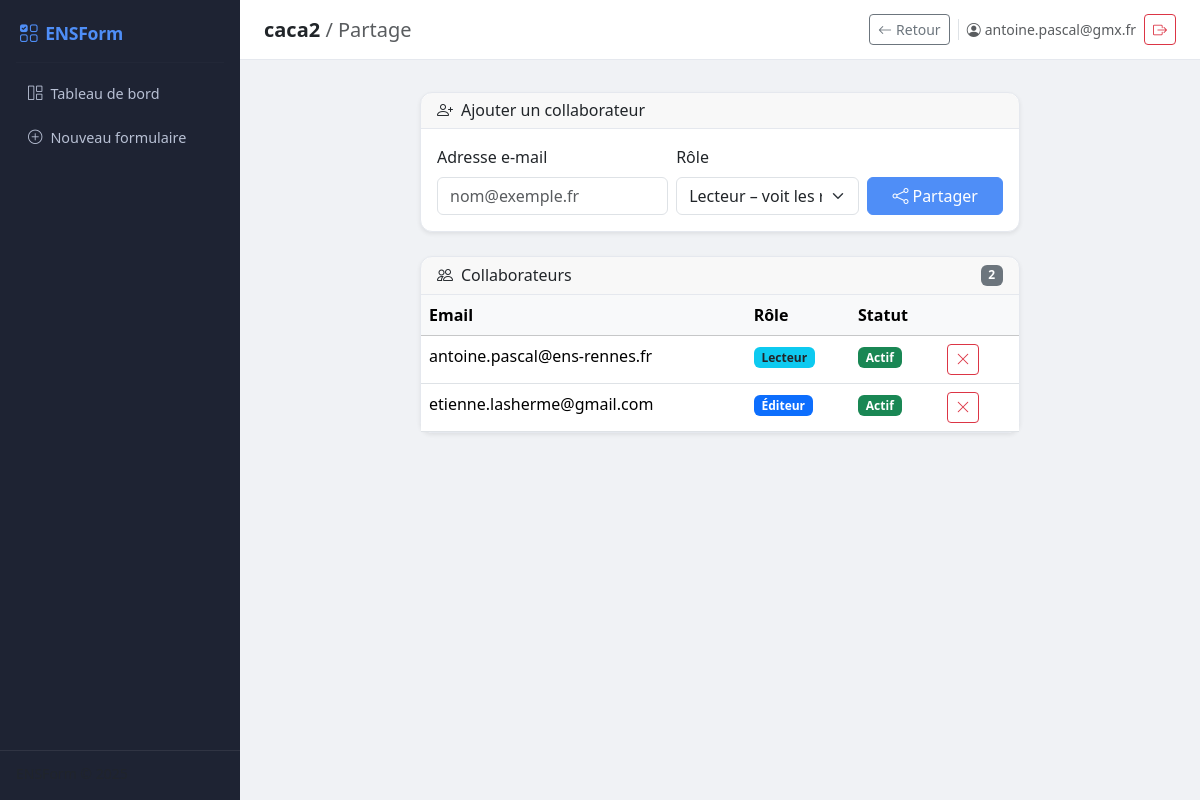
/admin/forms/2/share (signed in), run on the app's committed database.
### models.py (models this page shows, shortened)
class Form(db.Model):
    __tablename__ = "forms"
    id             = db.Column(db.Integer, primary_key=True)
    title          = db.Column(db.String(200), nullable=False)
    description    = db.Column(db.Text, default="")
    slug           = db.Column(db.String(200), nullable=False)
    public_id      = db.Column(db.String(10), unique=True, nullable=True)
    created_at     = db.Column(db.DateTime, default=datetime.utcnow)
    updated_at     = db.Column(db.DateTime, default=datetime.utcnow)
    is_published   = db.Column(db.Boolean, default=False)
    allow_multiple = db.Column(db.Boolean, default=True)
    owner_id       = db.Column(db.Integer, db.ForeignKey("admin_users.id"), nullable=True)
    owner          = db.relationship("AdminUser", backref="forms")
    questions    = db.relationship(
        "Question", back_populates="form",
        cascade="all, delete-orphan",
        order_by="Question.order", lazy=True,
    )
    responses    = db.relationship(
        "Response", back_populates="form",
        cascade="all, delete-orphan", lazy=True,
    )
    participants = db.relationship(
        "GroupParticipant", back_populates="form",
        cascade="all, delete-orphan", lazy=True,
    )

class AdminUser(UserMixin, db.Model):
    __tablename__ = "admin_users"
    id                = db.Column(db.Integer, primary_key=True)
    email             = db.Column(db.String(255), unique=True, nullable=False, index=True)
    password_hash     = db.Column(db.String(255), nullable=False)
    is_verified       = db.Column(db.Boolean, default=False, nullable=False)
    created_at        = db.Column(db.DateTime, default=lambda: datetime.now(timezone.utc), nullable=False)
    last_login_at     = db.Column(db.DateTime, nullable=True)
    verify_code_hash  = db.Column(db.String(255), nullable=True)
    verify_expires_at = db.Column(db.DateTime, nullable=True)
    verify_sent_at    = db.Column(db.DateTime, nullable=True)
    failed_attempts   = db.Column(db.Integer, default=0, nullable=False)
    locked_until      = db.Column(db.DateTime, nullable=True)
    @property
    def is_active(self):
        return self.is_verified

class FormShare(db.Model):
    __tablename__ = "form_shares"
    id         = db.Column(db.Integer, primary_key=True)
    form_id    = db.Column(db.Integer, db.ForeignKey("forms.id", ondelete="CASCADE"), nullable=False)
    user_id    = db.Column(db.Integer, db.ForeignKey("admin_users.id", ondelete="CASCADE"), nullable=True)
    email      = db.Column(db.String(255), nullable=False)
    role       = db.Column(db.String(20), nullable=False, default="reader")
    created_at = db.Column(db.DateTime, default=lambda: datetime.now(timezone.utc))
    form = db.relationship("Form", backref="shares")
    user = db.relationship("AdminUser")

### routes/api.py (the view)
@bp.route("/admin/forms/<int:form_id>/share")
@login_required
def admin_form_share(form_id):
    from flask import render_template
    form = get_form_with_access(form_id, "owner")
    shares = FormShare.query.filter_by(form_id=form_id).all()
    return render_template("admin/share.html", form=form, shares=shares)

### app.py (called while the page is built)
@login_manager.user_loader
def _load_user(user_id: str):
    return AdminUser.query.get(int(user_id))

### helpers.py (called while the page is built, shortened)
def _csrf_token() -> str:
    if "_csrf" not in session:
        session["_csrf"] = secrets.token_hex(32)
    return session["_csrf"]

def login_required(f):
    @wraps(f)
    def decorated(*args, **kwargs):
        if not current_app.config.get("AUTH_ENABLED", True):
            return f(*args, **kwargs)
        result = _flask_login_required(f)(*args, **kwargs)
        if current_user.is_authenticated and not current_user.is_verified:
            logout_user()
            session.clear()
            flash("Veuillez vérifier votre adresse e-mail.", "warning")
            return redirect(url_for("auth.auth_login"))
        return result
    return decorated

def user_form_role(form):
    if not current_app.config.get("AUTH_ENABLED", True):
        return "owner"
    if not current_user.is_authenticated:
        return None
    admin_id = os.environ.get("ADMIN_ID", "")
    if admin_id and current_user.email == admin_id:
        return "admin"
    if form.owner_id is None or form.owner_id == current_user.id:
        return "owner"

def get_form_with_access(form_id: int, min_role="reader"):
    form = Form.query.get_or_404(form_id)
    role = user_form_role(form)
    if role is None or _ROLE_LEVEL.get(role, -1) < _ROLE_LEVEL.get(min_role, 0):
        abort(403)
    return form

### templates/admin/share.html (shortened to what this page needs)
{% extends "base.html" %}
{% block topbar_title %}
  <h5 class="mb-0 fw-semibold">
    <a href="{{ url_for('admin.admin_form_builder', form_id=form.id) }}" class="text-decoration-none text-dark">{{ form.title }}</a>
    <span class="text-muted fw-normal">/ Partage</span>
  </h5>
{% endblock %}
{% block topbar_actions %}
  <a href="{{ url_for('admin.admin_form_builder', form_id=form.id) }}" class="btn btn-outline-secondary btn-sm">
    <i class="bi bi-arrow-left me-1"></i>Retour
  </a>
{% endblock %}
{% block content %}
<div class="row mt-3 justify-content-center">
  <div class="col-12 col-lg-8">
    <div class="card shadow-sm mb-4">
      <div class="card-header">
        <h6 class="mb-0"><i class="bi bi-person-plus me-2"></i>Ajouter un collaborateur</h6>
      </div>
      <div class="card-body">
        <div class="row g-2 align-items-end">
          <div class="col-12 col-md-5">
            <label class="form-label">Adresse e-mail</label>
            <input type="email" id="share-email" class="form-control" placeholder="nom@exemple.fr">
          </div>
          <div class="col-12 col-md-4">
            <label class="form-label">Rôle</label>
            <select id="share-role" class="form-select">
              <option value="reader">Lecteur – voit les réponses</option>
            </select>
          </div>
          <div class="col-12 col-md-3">
            <button id="btn-share-add" class="btn btn-primary w-100">
              <i class="bi bi-share me-1"></i>Partager
            </button>
          </div>
        </div>
      </div>
    </div>
    <div class="card shadow-sm">
      <div class="card-header d-flex justify-content-between align-items-center">
        <h6 class="mb-0"><i class="bi bi-people me-2"></i>Collaborateurs</h6>
        <span class="badge bg-secondary" id="share-count">{{ shares|length }}</span>
      </div>
      <div class="card-body p-0">
        <table class="table table-hover mb-0" id="shares-table">
          <thead class="table-light">
            <tr>
              <th>Email</th>
              <th>Rôle</th>
              <th>Statut</th>
              <th style="width:80px"></th>
            </tr>
          </thead>
          <tbody>
            {% for s in shares %}
              <tr data-share-id="{{ s.id }}">
                <td>{{ s.email }}</td>
                <td>
                  <span class="badge {% if s.role == 'editor' %}bg-primary{% else %}bg-info text-dark{% endif %}">
                    {% if s.role == 'editor' %}Éditeur{% else %}Lecteur{% endif %}
                  </span>
                </td>
                <td>
                  {% if s.user_id %}
                    <span class="badge bg-success">Actif</span>
                  {% else %}
                    <span class="badge bg-warning text-dark">En attente</span>
                  {% endif %}
                </td>
                <td>
                  <button class="btn btn-sm btn-outline-danger btn-share-remove" data-id="{{ s.id }}" title="Retirer">
                    <i class="bi bi-x-lg"></i>
                  </button>
                </td>
              </tr>
            {% endfor %}
          </tbody>
        </table>
      </div>
    </div>
  </div>
</div>
{% endblock %}

### templates/base.html (shortened to what this page needs)
<!doctype html>
<html lang="fr">
<head>
  <link rel="stylesheet"
        href="https://cdn.jsdelivr.net/npm/bootstrap@5.3.3/dist/css/bootstrap.min.css"/>
  <link rel="stylesheet"
        href="https://cdn.jsdelivr.net/npm/bootstrap-icons@1.11.3/font/bootstrap-icons.min.css"/>
  <link rel="stylesheet" href="{{ url_for('static', filename='css/style.css') }}"/>
</head>
<body>
<nav class="sidebar d-flex flex-column" id="sidebar">
  <a class="sidebar-brand" href="{{ url_for('admin.admin_dashboard') }}">
    <i class="bi bi-ui-checks-grid me-2"></i>ENSForm
  </a>
  <hr class="sidebar-divider"/>
  <ul class="nav flex-column flex-grow-1">
    <li class="nav-item">
      <a class="nav-link {% if request.endpoint == 'admin_dashboard' %}active{% endif %}"
         href="{{ url_for('admin.admin_dashboard') }}">
        <i class="bi bi-grid-1x2 me-2"></i>Tableau de bord
      </a>
    </li>
    <li class="nav-item">
      <a class="nav-link" href="{{ url_for('admin.admin_form_new') }}">
        <i class="bi bi-plus-circle me-2"></i>Nouveau formulaire
      </a>
    </li>
  </ul>
  <div class="sidebar-footer text-muted small px-3 pb-3">
  </div>
</nav>
<div class="main-content">
  <header class="topbar d-flex align-items-center px-4">
    <div class="flex-grow-1 min-w-0">{% block topbar_title %}{% endblock %}</div>
    <div class="topbar-actions-scroll d-flex align-items-center gap-2 flex-shrink-0">
      {% block topbar_actions %}{% endblock %}
      {% if current_user.is_authenticated %}
        <span class="text-muted small d-none d-md-inline border-start ps-2">
          <i class="bi bi-person-circle me-1"></i>{{ current_user.email }}
        </span>
        <form method="post" action="{{ url_for('auth.auth_logout') }}" class="d-inline">
          <button type="submit" class="btn btn-sm btn-outline-danger"
                  title="Déconnexion">
            <i class="bi bi-box-arrow-right"></i>
          </button>
        </form>
      {% endif %}
    </div>
  </header>
  <div class="px-4 pt-3">
  </div>
  <main class="px-4 pb-5">
    {% block content %}{% endblock %}
  </main>
</div>
</body>
</html>

### static/css/style.css (style rules this page uses)
:root { --sidebar-width: 240px; --topbar-height: 60px; --color-primary: #4f8ef7; --color-accent: #6d5cdf; --color-bg: #f0f2f5; --color-sidebar: #1e2333; --color-sidebar-text: #b8c0d4; --color-sidebar-active: #4f8ef7; }
*, *::before, *::after { box-sizing: border-box; }
body { margin: 0; font-family: 'Segoe UI', system-ui, -apple-system, sans-serif; background: var(--color-bg); color: #1e2333; }
.sidebar { position: fixed; top: 0; left: 0; width: var(--sidebar-width); height: 100vh; background: var(--color-sidebar); color: var(--color-sidebar-text); z-index: 1046; overflow-y: auto; transition: transform .25s ease; }
.sidebar-brand { display: flex; align-items: center; padding: 1.25rem 1.25rem 1rem; font-size: 1.1rem; font-weight: 700; color: white; text-decoration: none; letter-spacing: -.3px; }
.sidebar-divider { border-color: rgba(255,255,255,.08); margin: 0 1rem .5rem; }
.sidebar .nav-link { color: var(--color-sidebar-text); padding: .55rem 1.25rem; border-radius: .5rem; margin: .15rem .5rem; font-size: .9rem; transition: background .15s, color .15s; }
.sidebar-footer { border-top: 1px solid rgba(255,255,255,.08); padding-top: .75rem; margin-top: auto; }
.main-content { margin-left: var(--sidebar-width); min-height: 100vh; display: flex; flex-direction: column; }
.topbar { height: var(--topbar-height); background: white; border-bottom: 1px solid #e5e8ee; position: sticky; top: 0; z-index: 1030; gap: .75rem; min-width: 0; }
.topbar-actions-scroll { flex-shrink: 0; max-width: 100%; overflow-x: auto; overflow-y: hidden; -webkit-overflow-scrolling: touch; scrollbar-width: thin; }
.card { border: 1px solid #e5e8ee; border-radius: .75rem; }
.card-header { border-radius: .75rem .75rem 0 0 !important; border-bottom: 1px solid #e5e8ee; font-weight: 600; }
.btn-primary { background: var(--color-primary); border-color: var(--color-primary); }

### data on the page
Form: title "caca2"
AdminUser: email "antoine.pascal@gmx.fr"
FormShare: email "antoine.pascal@ens-rennes.fr", role "Lecteur", shows "Actif"
FormShare: email "etienne.lasherme@gmail.com", role "Éditeur", shows "Actif"

### other printed values
{{ shares|length }} "2"
